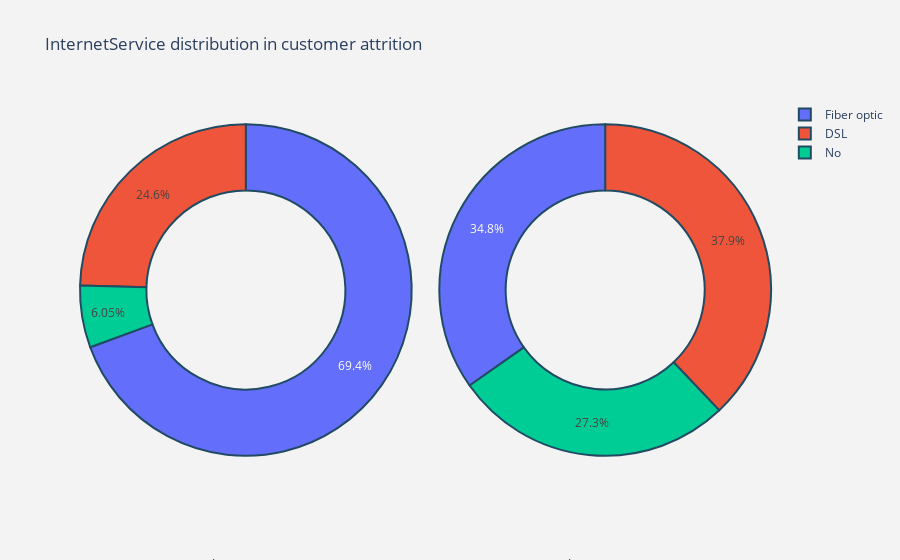

Notebook code for this chart:
### Code cell
plot_pie("InternetService")
chi_square_test('InternetService', df)

### Figure 1 — Plotly figure (JSON) as saved in the notebook; plotly's stock layout.template omitted (floating-point values rounded to 4 significant figures)
{"data": [{"domain": {"x": [0, 0.48]}, "hole": 0.6, "hoverinfo": "label+percent+name", "labels": ["Fiber optic", "DSL", "No"], "marker": {"line": {"color": "rgb(33, 75, 99)", "width": 2}}, "name": "Churn Customers", "type": "pie", "values": [1297, 459, 113]}, {"domain": {"x": [0.52, 1]}, "hole": 0.6, "hoverinfo": "label+percent+name", "labels": ["DSL", "Fiber optic", "No"], "marker": {"line": {"color": "rgb(33, 75, 99)", "width": 2}}, "name": "Non Churn Customers", "type": "pie", "values": [1962, 1799, 1413]}], "layout": {"annotations": [{"font": {"size": 13}, "showarrow": false, "text": "churn customers", "x": 0.18, "y": -0.25}, {"font": {"size": 13}, "showarrow": false, "text": "Non Churn Customers", "x": 0.85, "y": -0.25}], "autosize": true, "paper_bgcolor": "rgb(243,243,243)", "plot_bgcolor": "rgb(243,243,243)", "title": {"text": "InternetService distribution in customer attrition "}}}
